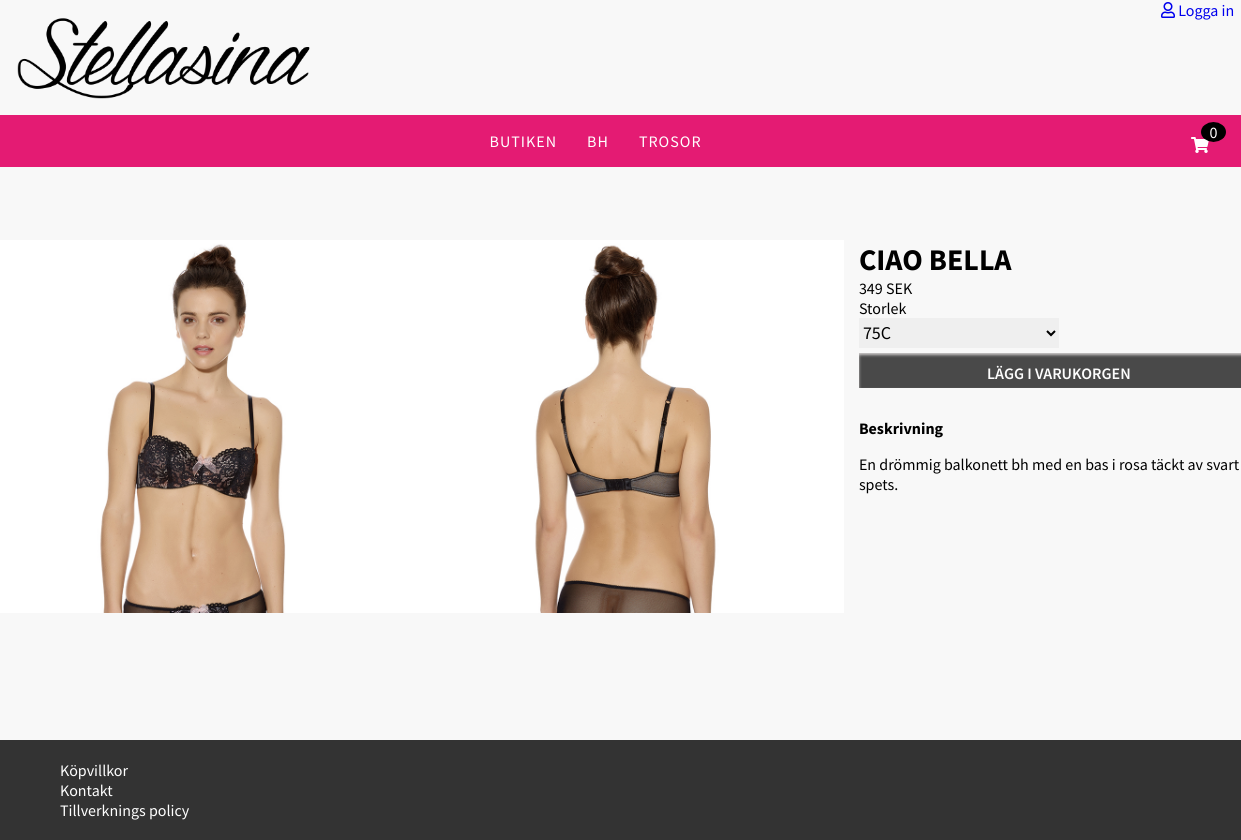
Page /shop/product-detail.php?product=3 on the committed database.
### tables this page shows
CREATE TABLE categorys
(   CategoryId INT NOT NULL AUTO_INCREMENT PRIMARY KEY,  
    CategoryName VARCHAR(550) NOT NULL
);

CREATE TABLE Products
(
    ProductsId INT NOT NULL AUTO_INCREMENT PRIMARY KEY,  
    ProductName VARCHAR(50) NOT NULL,
    Description VARCHAR(500) NOT NULL,
    Price  INT NOT NULL,
    Color VARCHAR(50) NOT NULL,
    Img  VARCHAR(500) NOT NULL,
    CategoryId INT NOT NULL,

    constraint FK_catID foreign key(CategoryId) references categorys(CategoryId)
);

CREATE TABLE images
(   ImageId INT NOT NULL AUTO_INCREMENT PRIMARY KEY,  
    ProductsId INT NOT NULL,
    Image VARCHAR(550) NOT NULL,

    constraint FK_prodimgId foreign key(ProductsId) references Products(ProductsId)
  );

### resources/classes/product.php (called while the page is built, shortened)
<?php
class Product {
    public function get_product() {
        $pdo = connect();
        $sql = "SELECT * FROM products
            WHERE ProductsId = '" . $this->{"ProductsId"} . "'";
        $toGet = $pdo->prepare($sql);
        $toGet->execute();
        return $toGet;
    }
    public function get_productvariation() {
        $pdo = connect();
        $sql = "SELECT *
        FROM productvariations  as PV
        JOIN products AS P ON PV.ProductId = P.ProductsId
        JOIN sizechart as S on PV.Size = S.SizeId
        WHERE ProductId = '" . $this->{"ProductId"} . "'";
        $toGet = $pdo->prepare($sql);
        $toGet->execute();
        return $toGet;
    }
    public function get_categoryForHeader() {
        $pdo = connect();
        $sql = "SELECT * FROM categorys";
        $toGet = $pdo->prepare($sql);
        $toGet->execute();
        return $toGet;
    }
    public function get_images() {
        $pdo = connect();
        $sql = "SELECT * FROM images
        WHERE ProductsId = '" . $this->{"ProductsId"} . "'";
        $toGet = $pdo->prepare($sql);
        $toGet->execute();
        return $toGet;
    }
}
?>

### shop/product-detail.php (the view, shortened to what this page needs)
<?php include_once '../header.php';
$product = New Product;
?>
<main id="product-content">
  <section>
  <form method="post" name="cartCount" action="">
      <?php if(isset($_GET['product'])) {
        $product->ProductsId = $_GET['product'];
        $product->ProductId = $_GET['product'];
        $product->ProductsId = $_GET['product'];
      } else {
        $product->ProductsId = $_POST['ProductsId'];
      }
        $result = $product->get_product();
        $test = $product->get_productvariation();
      while ($row = $result->fetch()) { ?>
      <div class="product-card-detail">
        <div class="product-image-wrapper">
          <img class="product-image" src="../<?php echo $row['Img'];?>" >
          <?php $results = $product->get_images();
          $Images = $results->fetch();
          if(isset($Images['Image'])) { ?>
          <img class="product-image" src="../<?php echo $Images['Image'];?>">
          <?php } ?>
        </div>
        <div class="product-details-text">
          <h2 class="title"><?php echo $row['ProductName']; ?></h2>
          <span class="price"><?php echo $row['Price'];?> SEK</span>
          <span class="select-title">Storlek</span>
          <select class="size" name="selectedSize">
            <?php while ($sizeRow = $test->fetch()) { ?>
              <option>
                <?php echo $sizeRow['Size']; ?>
              </option>
            <?php } ?>
          </select>
          <input type="submit" class="addtocart-btn"  name="addtocart" value="Lägg i varukorgen"/>
          <span class="title-description">Beskrivning</span>
          <p class="description"><?php echo $row['Description']; ?></p>
        </div>
      </div>
      <?php } ?>
    </form>
  </section>
</main>
<?php include_once "../footer.php";?>

### header.php (shortened to what this page needs)
<?php
$productCat = New Product;
$result = $productCat->get_categoryForHeader();
$category = $result->fetchAll();
?>
<!DOCTYPE html>
<html>
    <head>
        <link rel="stylesheet" href="https://use.fontawesome.com/releases/v5.11.2/css/all.css">
        <link rel="stylesheet" href="https://use.fontawesome.com/releases/v5.11.2/css/v4-shims.css">
        <link rel="stylesheet" type="text/css" href="http://localhost/Stellasina/css/style.css?d=<?php echo time(); ?>">
        <link rel="stylesheet" type="text/css" href="http://localhost/Stellasina/css/admin.css?d=<?php echo time(); ?>">
        <link rel="stylesheet" type="text/css" href="http://localhost/Stellasina/css/customer.css?d=<?php echo time(); ?>">
        <link rel="stylesheet" type="text/css" href="http://localhost/Stellasina/css/shop.css?d=<?php echo time(); ?>">
    </head>
<body>
    <header>
      <div class="header-logo">
        <a href="http://localhost/Stellasina/"><img src="http://localhost/Stellasina/img/logo.png"></a>
      </div>
      <?php if($_SESSION['authorized'] != true) { ?>
        <a href="http://localhost/Stellasina/login" class="login-logout"><i class="far fa-user"></i> Logga in</a>
      <?php } else if(isset ($_SESSION['authorized']) && $_SESSION['authorized'] === true) { ?>
        <a href="http://localhost/Stellasina/customerstart" class="my-account login-logout">Mitt konto</a>
        <a href="http://localhost/Stellasina/logout" class="login-logout"><i class="far fa-user"></i> Logga ut</a>
      <?php } ?>
      <nav class="main-nav">
        <div class="cart-button">
            <div class="qty-in-cart"></div>
            <i class="fas fa-shopping-cart"></i>
        </div>
        <ul>
            <li><a href="http://localhost/Stellasina/products">Butiken</a></li>
            <?php foreach($category as $row) { ?>
            <li><a href="http://localhost/Stellasina/category/<?php echo $row['CategoryName']; ?>"><?php echo $row['CategoryName'] ?></a></li>
            <?php } ?>
        </ul>
      </nav>
    </header>
    <?php   include_once 'headercart.php'; ?>

### css/style.css (style rules this page uses)
* { font-family: 'Source Sans Pro', sans-serif; box-sizing: border-box; }
html, body { box-sizing: border-box; width: 100%; min-height: 100%; height: 100%; }
body { margin: 0; padding: 0; background: #f8f8f8; }
main { margin: 120px auto 110px auto; }
header, main { width: 80%; display: block; }
header { width: 100%; justify-content: center; background: #f8f8f8; z-index: 10; height: 120px; }
.header-logo { width: 100%; top: 0; z-index: 999; background: #f8f8f8; position: absolute; }
header img { width: 300px; margin: 15px; }
header .login-logout { width: 80px; position: absolute; top: 0; right: 0; z-index: 999; }
.main-nav { width: 100%; background: #e41b73; display: block; top: 115px; position: absolute; z-index: 999; }
.main-nav ul { list-style: none; display: flex; justify-content: center; padding-left: 0px; }
.main-nav li { color: white; display: inline-block; text-transform: uppercase; font-family: 'Source Sans Pro', sans-serif; letter-spacing: 1px; }
.main-nav li a { padding-left: 15px; padding-right: 15px; }
.cart-button { width: 50px; display: block; float: right; cursor: pointer; }
.qty-in-cart { background: black; width: 25px; border-radius: 50%; z-index: 9999999; color: white; text-align: center; top: 7px; left: 10px; position: relative; }
.main-nav .fas { color: white; }
a { text-decoration: none; }
li > a { color: #fff; }
input { width: 90%; height: 35px; border: 2px solid #e41b73; box-shadow: inset 0px 2px 3px 0px #bbb7b7; padding: 5px; }

### css/shop.css (style rules this page uses)
#product-content { width: unset; }
.product-image-wrapper { box-sizing: border-box; }
.product-card-detail { height: 390px; }
.product-card-detail .product-image { width: 34%; float: left; }
.product-details-text { display: flex; flex-flow: column; flex-wrap: wrap; padding-left: 15px; width: 30%; right: 25px; }
.product-details-text .title { text-transform: uppercase; font-size: 30px; margin: 0; }
.title-description { margin-top: 30px; font-weight: bold; }
.product-details-text .size { border: none; width: 200px; height: 30px; font-size: 18px; }
.addtocart-btn { background: black; padding: 10px; color: #fff; text-transform: uppercase; border: none; width: 400px; font-weight: 600; font-size: 16px; margin-top: 5px; }
.addtocart-btn.active { opacity: 0.7; cursor: pointer; }

### rows in the picture
categorys: CategoryName "BH"
categorys: CategoryName "TROSOR"
products: Img (picture), images.Image (picture), ProductName "CIAO BELLA", Price "349", Description "En drömmig balkonett bh med en bas i rosa täckt av svart spets."

### other values in the picture
form field selectedSize "75C"
